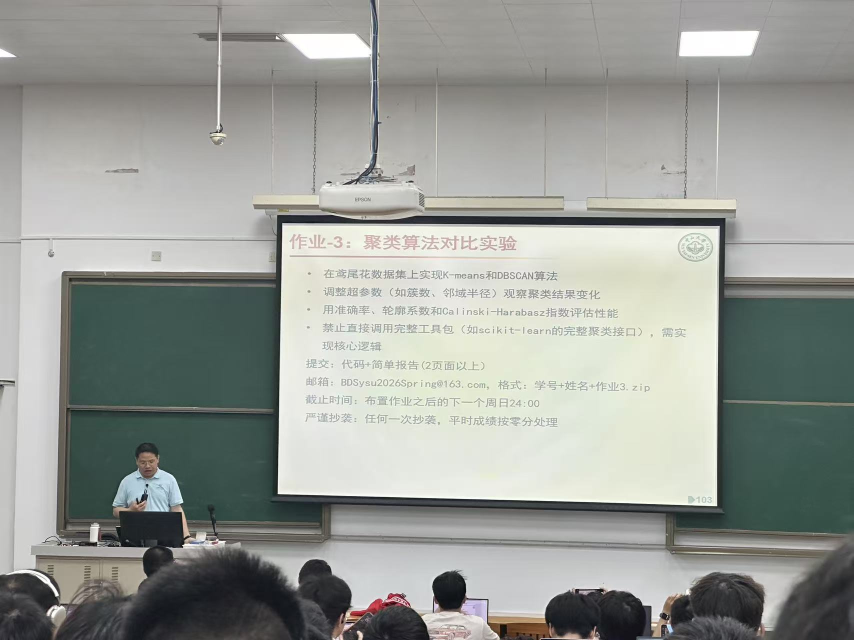
#> input picture 作业3/作业3要求.jpg, 1707 x 1280 px (shown at 1/2 size)
$ python edge_sobel.py --image '../../作业3/作业3要求.jpg'   (older library calls are emulated)
#> lines starting #> are read from the running program, lines starting #| are printed output that depends on the picture; after the words box and inside, x2 and y2 are one past the last pixel; in counts of white or black regions, pixels touching at a corner belong together
#> in main, bgr is the input picture: shape (1280, 1707, 3); mean B, G, R 151, 156.1, 152.9
import argparse
import os
from pathlib import Path

import cv2
import numpy as np


def make_demo_image(out_path: Path, width: int = 640, height: int = 420) -> None:
    img = np.zeros((height, width, 3), dtype=np.uint8)
    img[:] = (245, 245, 245)

    cv2.rectangle(img, (40, 40), (260, 200), (30, 30, 30), 3)
    cv2.circle(img, (470, 130), 70, (30, 30, 30), 3)
    cv2.line(img, (40, 320), (600, 320), (30, 30, 30), 5)
    cv2.putText(
        img,
        "Sobel Demo",
        (60, 285),
        cv2.FONT_HERSHEY_SIMPLEX,
        1.3,
        (30, 30, 30),
        3,
        cv2.LINE_AA,
    )

    out_path.parent.mkdir(parents=True, exist_ok=True)
    cv2.imwrite(str(out_path), img)


def sobel_edges(bgr: np.ndarray, ksize: int = 3) -> np.ndarray:
#> called with ksize = 3
    gray = cv2.cvtColor(bgr, cv2.COLOR_BGR2GRAY)
    gray = cv2.GaussianBlur(gray, (3, 3), 0)

    grad_x = cv2.Sobel(gray, cv2.CV_32F, 1, 0, ksize=ksize)
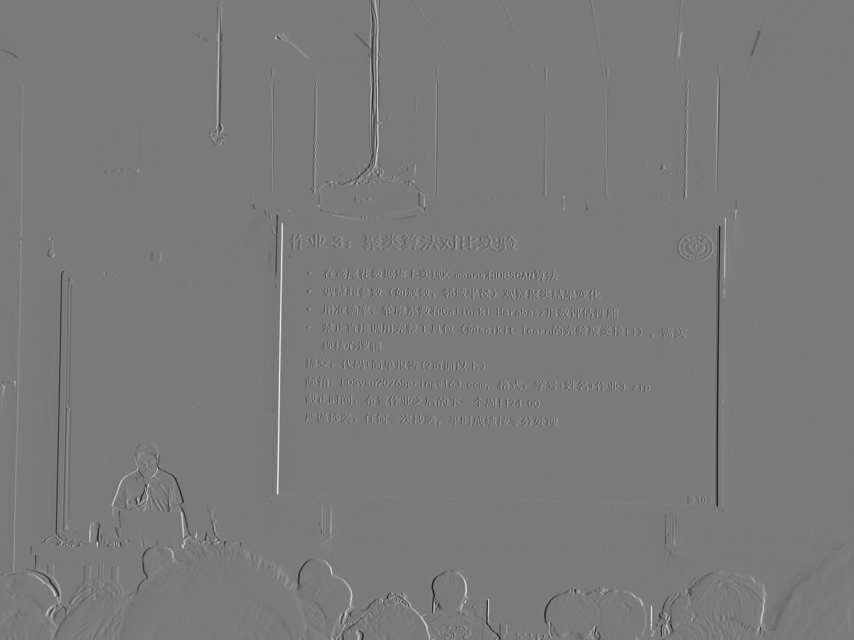
#> grad_x: shape (1280, 1707) float32 (shown at 1/2 size); min -631, max 683, mean -0.2; drawn with min black and max white
    grad_y = cv2.Sobel(gray, cv2.CV_32F, 0, 1, ksize=ksize)
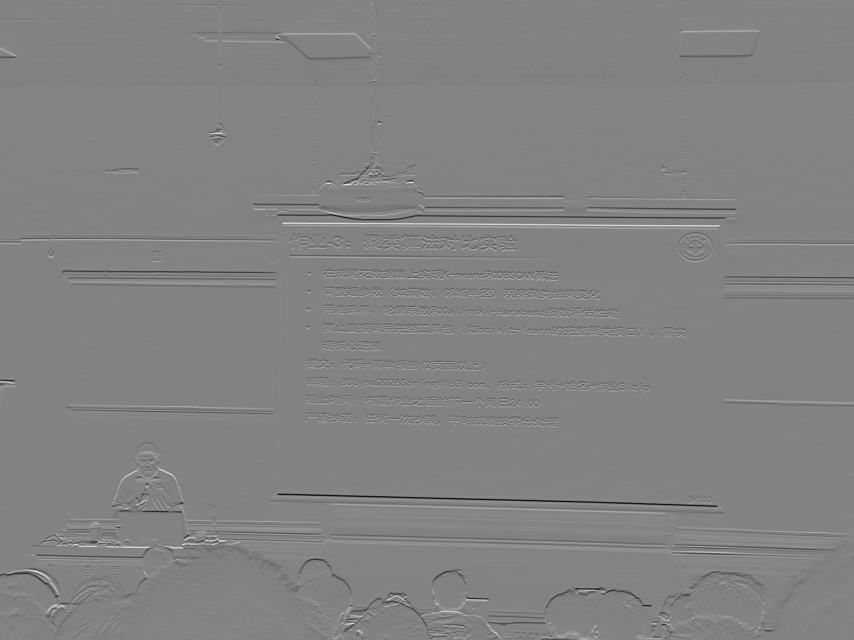
#> grad_y: shape (1280, 1707) float32 (shown at 1/2 size); min -689, max 656, mean -0.5; drawn with min black and max white
    magnitude = cv2.magnitude(grad_x, grad_y)
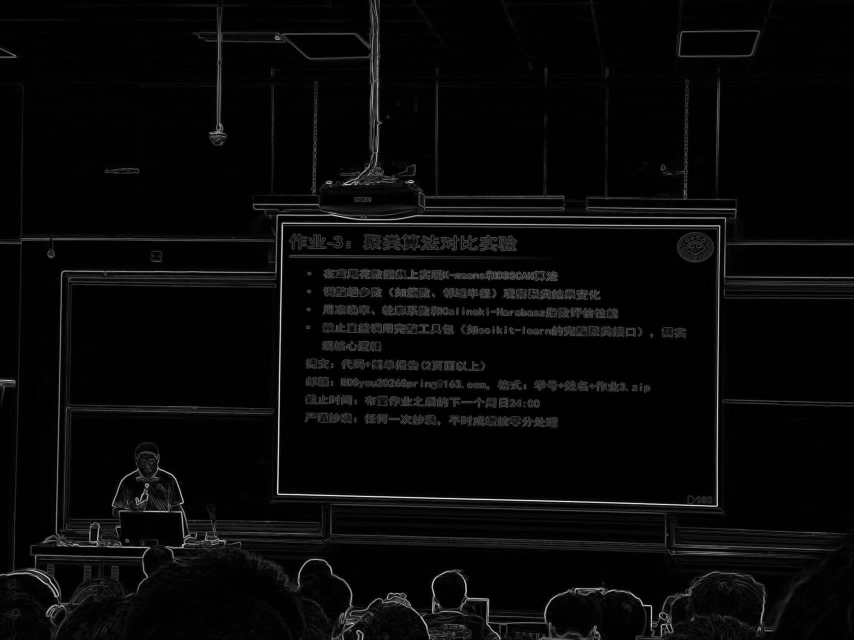
#> magnitude: shape (1280, 1707) float32 (shown at 1/2 size); min 0, max 689.2, mean 22.4; drawn with min black and max white

    magnitude_u8 = cv2.normalize(magnitude, None, 0, 255, cv2.NORM_MINMAX).astype(
        np.uint8
    )
    _, edges = cv2.threshold(
        magnitude_u8, 0, 255, cv2.THRESH_BINARY + cv2.THRESH_OTSU
    )
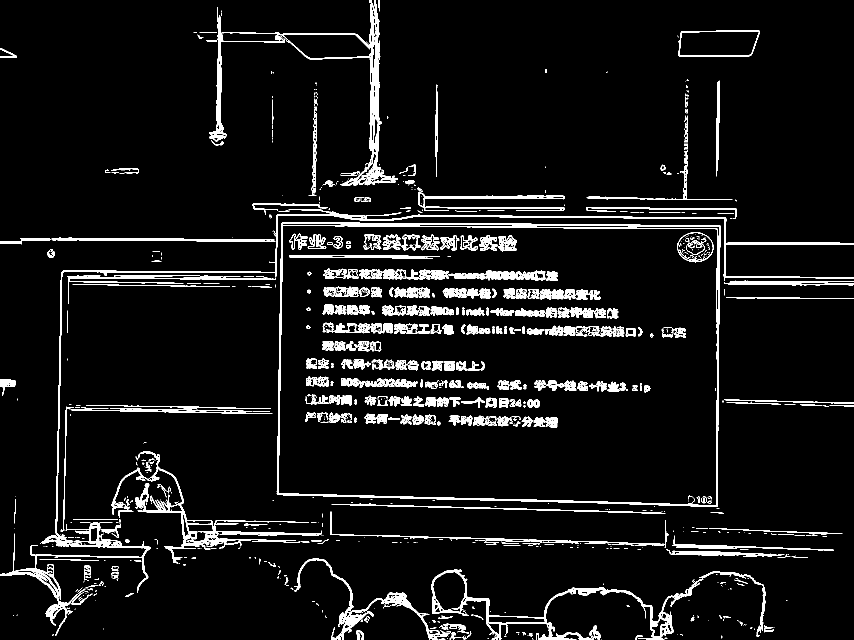
#> edges: shape (1280, 1707) (shown at 1/2 size); 6.1% white in thin lines or dots
    return edges


def main() -> None:
    parser = argparse.ArgumentParser()
    parser.add_argument("--image", type=str, default="data/edge_input.png")
    parser.add_argument("--outdir", type=str, default="outputs")
    parser.add_argument("--ksize", type=int, default=3)
    parser.add_argument("--make-demo", type=str, default=None)
    args = parser.parse_args()

    if args.make_demo:
        make_demo_image(Path(args.make_demo))
        print(f"Demo image written to: {args.make_demo}")
        return

    image_path = Path(args.image)
    if not image_path.exists():
        raise FileNotFoundError(
            f"Image not found: {image_path}. Use --make-demo to generate one."
        )

    outdir = Path(args.outdir)
    outdir.mkdir(parents=True, exist_ok=True)

    bgr = cv2.imread(str(image_path), cv2.IMREAD_COLOR)
    if bgr is None:
        raise ValueError(f"Failed to read image: {image_path}")

    edges = sobel_edges(bgr, ksize=args.ksize)

    original_out = outdir / "edge_original.png"
    sobel_out = outdir / "edge_sobel.png"
    cv2.imwrite(str(original_out), bgr)
    cv2.imwrite(str(sobel_out), edges)

    print(f"Saved: {original_out}")
    print(f"Saved: {sobel_out}")


if __name__ == "__main__":
    main()

$ run again, on 作业4/作业4要求.jpg
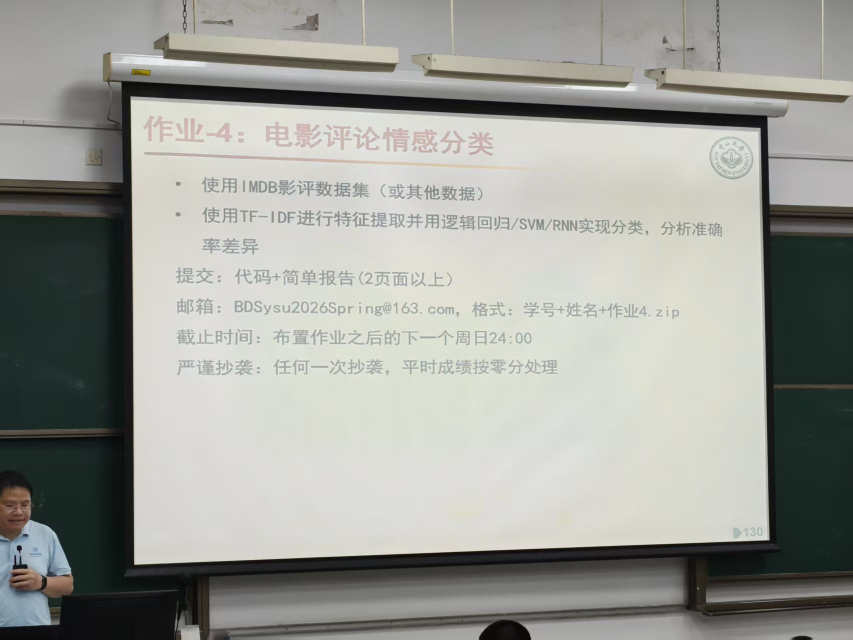
#> input picture 作业4/作业4要求.jpg, 1706 x 1279 px (shown at 1/2 size)
#> in main, bgr is the input picture: shape (1279, 1706, 3); mean B, G, R 151.9, 157.5, 155.9
#> in sobel_edges, `grad_y = cv2.Sobel(gray, cv2.CV_32F, 0, 1, ksize=ksize)`:
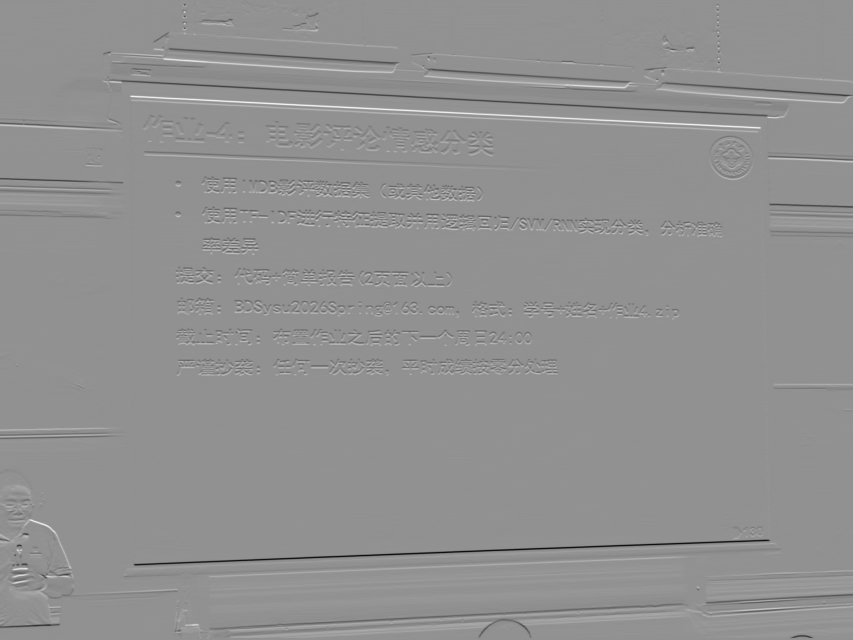
#> grad_y: shape (1279, 1706) float32 (shown at 1/2 size); min -580, max 440, mean -0.2; drawn with min black and max white
#> in sobel_edges, `_, edges = cv2.threshold( magnitude_u8, 0, 255, cv2.THRESH_BINARY + cv..`:
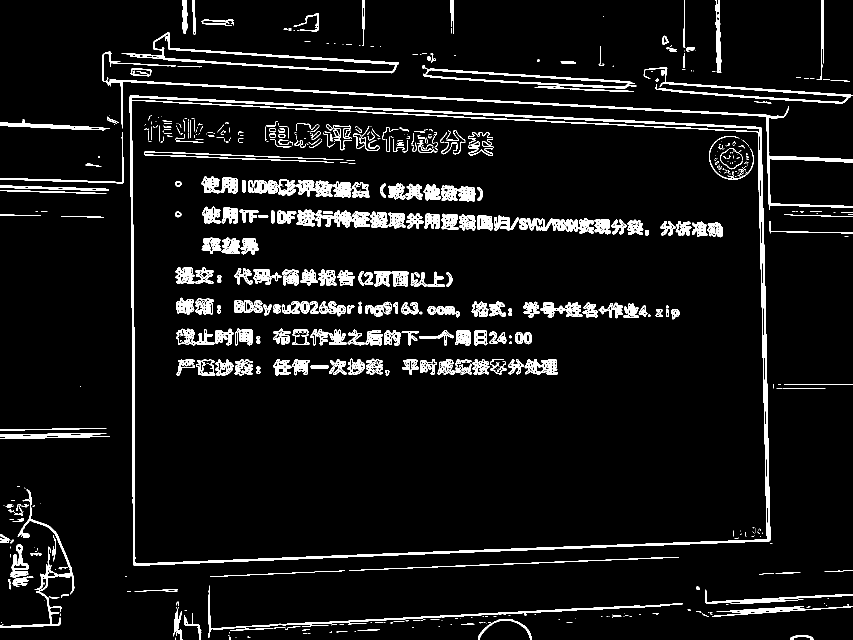
#> edges: shape (1279, 1706) (shown at 1/2 size); 6.3% white; 859 white regions (421 under 20 px), largest, box (x1, y1, x2, y2) and area: (259, 191, 1541, 1132) 22326, (205, 103, 1706, 420) 8144, (243, 65, 798, 147) 4312
